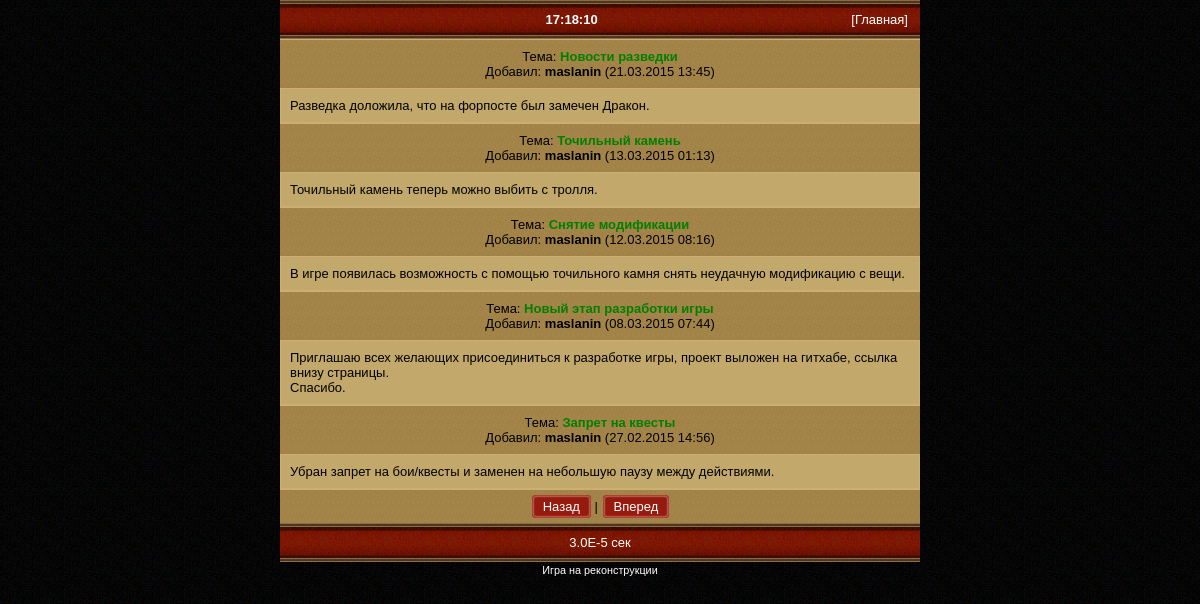
The app's page /news.php?start=3 with its own data.
### tables this page shows
CREATE TABLE IF NOT EXISTS `news` (
  `id` int(12) NOT NULL AUTO_INCREMENT,
  `login` text NOT NULL DEFAULT '',
  `title` text NOT NULL DEFAULT '',
  `text` text NOT NULL DEFAULT '',
  `datenews` int(12) NOT NULL DEFAULT '0',
  PRIMARY KEY (`id`)
);

### class/DBC.php (called while the page is built, shortened)
<?php
class DBC {
	private $_handle = null;
	private static $_instance = null;
	public static function instance() {
		if (self::$_instance == null)
			self::$_instance = new DBC();
		return self::$_instance;
	}
	private function connect() {
		@$this->_handle = new mysqli(DB_SERVER, DB_USER, DB_PASS, DB_BASE);
		$this->_handle->set_charset(DB_CHARSET);
	}
	public function query($q) {
		return $this->_handle->query($q);
	}
}
$db = DBC::instance();
?>

### news.php (the view, shortened to what this page needs)
<?php
require_once('inc/top.php');
require_once('inc/head.php');
$start = isset($_REQUEST['start']) ? intval($_REQUEST['start']) : 0;
$q = $db->query("select count(*) from `news`;");
$a = $q->fetch_assoc();
$numb = $a['count(*)'];
$col = 5;
$limit = $start * $col;
$q = $db->query("select * from `news` order by id desc limit {$limit},{$col};");
while($news = $q->fetch_assoc())
	{
	echo '<div class="board">Тема: <b><span style="color:green">'.$news['title'].'</span></b><br/>';
	echo 'Добавил: <b>'.$news['login'].'</b> ('.Date('d.m.Y H:i', $news['datenews']).')</div></div>';
	echo '<div class="board2" style="text-align:left">';
	echo nl2br(link_it($news['text']));
	echo '</div>';
	}
if($numb > $col)
	{
	echo '<div class="board">';
	if($start > 0) echo '<a href="news.php?start='.($start-1).'" class="navig">Назад</a>'; else echo '<a href="#" class="navig"> Назад</a>';
	echo ' | ';
	if($limit + $col < $numb) echo '<a href="news.php?start='.($start+1).'" class="navig">Вперед</a>'; else echo ' <a href="#" class="navig"> Вперед</a>';
	echo '</div>';
	}
fin();
?>

### inc/func.php (shortened to what this page needs)
<?php
function link_it($s)
	{
	$s = preg_replace("/(^|[\n ])([\w]*?)((ht|f)tp(s)?:\/\/[\w]+[^ \,\"\n\r\t<]*)/is", "$1$2<a href=\"out.php?url=$3\" >$3</a>", $s);
	$s = preg_replace("/(^|[\n ])([\w]*?)((www|ftp)\.[^ \,\"\t\n\r<]*)/is", "$1$2<a href=\"out.php?url=http://$3\" >$3</a>", $s);
	$s = preg_replace("/(^|[\n ])([a-z0-9&\-_\.]+?)@([\w\-]+\.([\w\-\ .]+)+)/i", "$1<a href=\"mailto:$2@$3\">$2@$3</a>", $s);
	return($s);
	}
function fin($s = '')
	{
	global $time_start,$version;
	$time_end = microtime(true);
	$alltime = round($time_end - $time_start, 5);
	echo '<div class="head" align="center">';
	echo $alltime.' сек';
	echo '</div>';
	echo '<center><small>';
	echo '<font color="white">Игра на реконструкции';
	echo '</small>';
	if(empty($_SESSION['mobtop']) or $_SESSION['mobtop'] < $_SERVER['REQUEST_TIME'])
		{
		echo '<br/><script type="text/javascript" src="http://mobtop.ru/c/42587.js"></script><noscript><a href="http://mobtop.ru/in/42587"><img src="http://mobtop.ru/42587.gif" alt="MobTop.Ru - рейтинг мобильных сайтов"/></a></noscript>';
		}
	echo '</center></body></html>';
	exit();
	}
?>

### dis/1.php (style rules this page uses)
body { font-size:13px; margin: 0 auto; max-width:640px; font-family: Verdana, Arial, sans-serif; background:#000 url(pic/bg.png); }
a { color: #fff; text-decoration: none; }
a.navig { border:1px solid #af4035; background:#961b0e; border-radius:4px; margin-left:1px; color:#ffffff; box-shadow:inset 0 0 2px #fff; padding:3px 10px; }
.head { background:url(pic/head.png); color: #ffffff; padding: 12px; }
.board { background: #191510 url(pic/bm.png); color: #000;border-bottom: 0px solid #ceae74; padding: 9px;text-align: center;border-top: 1px solid #ceae74; word-wrap: break-word; }
.board2 { background: #c3a86b; color: #000; padding: 9px;text-align: center;border: 1px solid #ceae74; word-wrap: break-word; }

### records on screen
news: title "Новости разведки", login "maslanin", datenews "21.03.2015 13:45", text "Разведка доложила, что на форпосте был замечен Дракон."
news: title "Точильный камень", login "maslanin", datenews "13.03.2015 01:13", text "Точильный камень теперь можно выбить с тролля."
news: title "Снятие модификации", login "maslanin", datenews "12.03.2015 08:16", text "В игре появилась возможность с помощью точильного камня снять неудачную модификацию с вещи."
news: title "Новый этап разработки игры", login "maslanin", datenews "08.03.2015 07:44", text "Приглашаю всех желающих присоединиться к разработке игры, проект выложен на гитхабе, ссылка внизу страницы. Спасибо."
news: title "Запрет на квесты", login "maslanin", datenews "27.02.2015 14:56", text "Убран запрет на бои/квесты и заменен на небольшую паузу между действиями."
